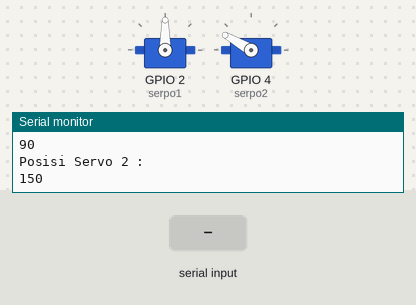
This sketch was run on a simulated ESP32. Parts: 2 × servo, the last lines printed to the serial monitor. Inputs (shaded band) come from the test bench. Nothing arrives over Bluetooth unless stated.

Above: at 1.2 s.
1.3 s: "s1120\n" received over the second serial link
4.3 s: "s2\n" received over the second serial link
At 5.75 s:
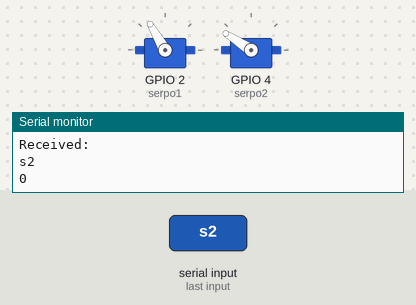
10.3 s: "s1\n" received over the second serial link
At 15.9 s:
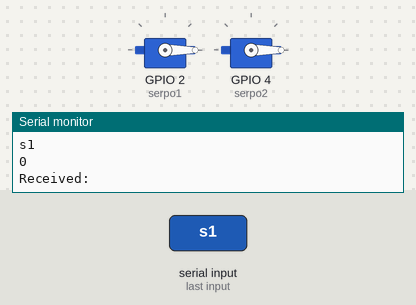
16.3 s: "s290\n" received over the second serial link
At 17.47 s:
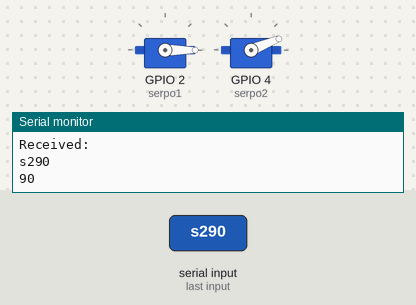
19.3 s: "s190\n" received over the second serial link
At 21.02 s:
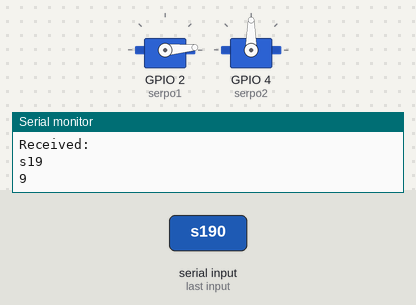
22.3 s: "s2,45\n" received over the second serial link
At 22.92 s:
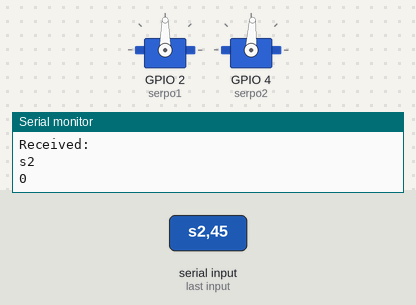
Timing chart, 0 to 26.3 s (numbered marks = the images above; inputs shaded):
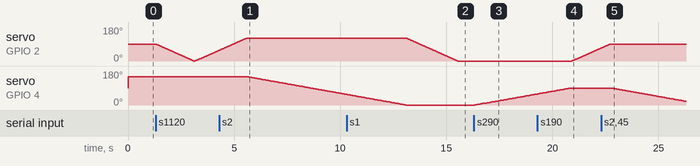

Measured:
- after the input at 4.3 s, servo on GPIO 4 (serpo2): moves from 150° to 56° over 4.7 s, starting after 1.3 s
- after the input at 10.3 s, servo on GPIO 2 (serpo1): moves from 120° to 0° over 2.4 s, starting after 2.9 s
- after the input at 16.3 s, servo on GPIO 4 (serpo2): moves from 0° to 58° over 2.9 s, starting after 0.05 s
- after the input at 19.3 s, servo on GPIO 2 (serpo1): moves from 0° to 68° over 1.4 s, starting after 1.6 s
- after the input at 22.3 s, servo on GPIO 4 (serpo2): moves from 90° to 19° over 3.5 s, starting after 0.50 s

The sketch:

servoandroesp32.ino
```cpp
#include <ESP32Servo.h>
#include "BluetoothSerial.h"

BluetoothSerial ESP_BT;
Servo serpo1;
Servo serpo2;


int servo1Pos;
int servo2Pos;
int servo1PPos;
int servo2PPos;
int servo01SP[50], servo02SP[50];
String dataIn = "";
char incoming;

void setup() {
  Serial.begin(115200); //Start Serial monitor in 9600
  ESP_BT.begin("ESP32ArmRobot"); //Name of your Bluetooth Signal
  Serial.println("Bluetooth Device is Ready to Pair");
  serpo1.attach(2);
  serpo2.attach(4);
  delay(20);
  // Robot arm initial position
  servo1PPos=90;
  servo2PPos = 150;
  serpo1.write(servo1PPos);
  serpo2.write(servo2PPos);
  Serial.println("posisi servo di set");
  Serial.println("Posisi Servo 1 :");
  Serial.println(servo1PPos);
  Serial.println("Posisi Servo 2 :");
  Serial.println(servo2PPos);


}

void loop() {
  if (ESP_BT.available()) //Check if we receive anything from Bluetooth
  {
    char incoming = ESP_BT.read(); //Read what we recevive
    if (incoming != '\n'){
      dataIn += String(incoming);
    }
    else{
      dataIn = "";
    }
    Serial.println("Received:"); Serial.println(dataIn);
   // If "Waist" slider has changed value - Move Servo 1 to position
    if (dataIn.startsWith("s1")) {
      String dataInS = dataIn.substring(2, dataIn.length()); // Extract only the number. E.g. from "s1120" to "120"
      servo1Pos = dataInS.toInt();  // Convert the string into integer
      Serial.println(servo1Pos);            // We use for loops so we can control the speed of the servo
      // If previous position is bigger then current position
      if (servo1PPos > servo1Pos) {
        for ( int j = servo1PPos; j >= servo1Pos; j--) {   // Run servo down
          serpo1.write(j);
          delay(20);    // defines the speed at which the servo rotates
        }
      }
      // If previous position is smaller then current position
      if (servo1PPos < servo1Pos) {
        for ( int j = servo1PPos; j <= servo1Pos; j++) {   // Run servo up
          serpo1.write(j);
          delay(20);
        }
      }
      servo1PPos = servo1Pos;   // set current position as previous position
    }

    // Move Servo 2
    if (dataIn.startsWith("s2")) {
      String dataInS = dataIn.substring(2, dataIn.length());
      servo2Pos = dataInS.toInt();
      Serial.println(servo2Pos);
      if (servo2PPos > servo2Pos) {
        for ( int j = servo2PPos; j >= servo2Pos; j--) {
          serpo2.write(j);
          delay(50);
        }
      }
      if (servo2PPos < servo2Pos) {
        for ( int j = servo2PPos; j <= servo2Pos; j++) {
          serpo2.write(j);
          delay(50);
        }
      }
      servo2PPos = servo2Pos;
    }

  }
}  
```
